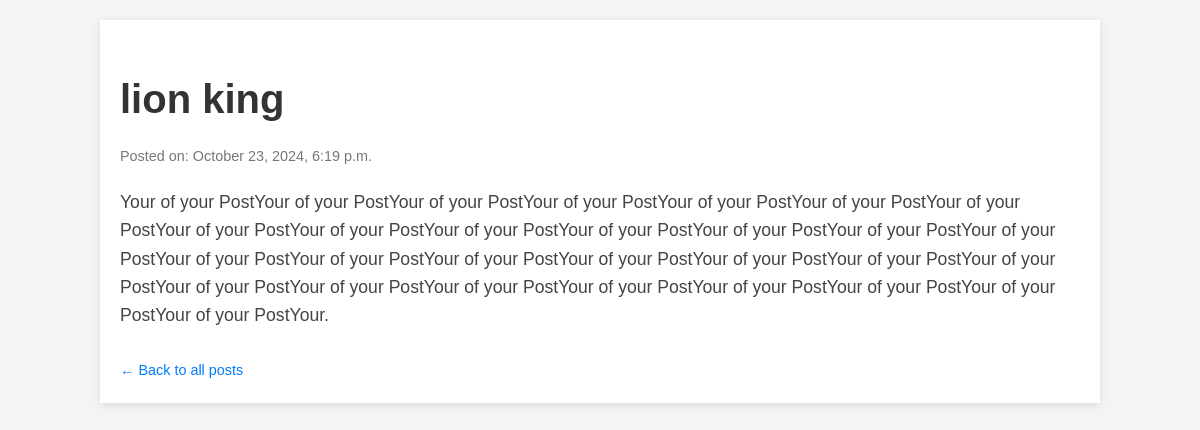
Screenshot of /allposts/1 with the database file from the repository.
### posts/models.py (models this page shows)
class Blog_post(models.Model):
    author = models.CharField(max_length=255, default="Your name here")
    title = models.CharField(max_length=255,default="Title of your Post")
    blog_content = models.TextField(max_length=10000, default="Your of your Post")
    time = models.DateTimeField(auto_now_add=True)

### posts/views.py (the view)
# urls.py: path('allposts/<str:pd>', views.allposts, name='allposts'),
def allposts(request, pd):
    post = Blog_post.objects.get(id=pd)
    return render(request, 'allposts.html', {'post':post})

### templates/allposts.html (shortened to what this page needs)
<!DOCTYPE html>
<html lang="en">
<head>
</head>
<body>
    <div class="container">
        <h1 class="post-title">{{ post.title }}</h1>
        <p class="post-meta">Posted on: {{ post.time|date:"F j, Y, g:i a" }}</p>
        <div class="post-content">
            {{ post.blog_content|safe }}
        </div>
        <a class="back-link" class="back-link" href="{% url 'index' %}">&larr; Back to all posts</a>
    </div>
</body>
</html>

### templates/allposts.html (style rules this page uses)
body { font-family: Arial, sans-serif; line-height: 1.6; margin: 0; padding: 0; background-color: #f4f4f4; }
.container { width: 80%; margin: 20px auto; background: #fff; padding: 20px; box-shadow: 0 2px 8px rgba(0, 0, 0, 0.1); }
.post-title { font-size: 2.5em; margin-bottom: 10px; color: #333; }
.post-meta { font-size: 0.9em; color: #777; margin-bottom: 20px; }
.post-content { font-size: 1.1em; color: #444; }
.back-link { display: inline-block; margin-top: 30px; font-size: 0.9em; text-decoration: none; color: #007bff; }

### rows the page displays
Blog_post: title "lion king", time "October 23, 2024, 6:19 p.m.", blog_content "Your of your PostYour of your PostYour of your PostYour of your PostYour of your PostYour of your PostYour of your PostYour of your PostYour of your PostYour of your PostYour of your PostYour of your PostYour of your PostYour of your PostYour of your PostYour of your PostYour of your PostYour of your PostYour of your PostYour of your PostYour of your PostYour of your PostYour of your PostYour of your PostYour of your PostYour of your PostYour of your PostYour of your PostYour of your PostYour."
